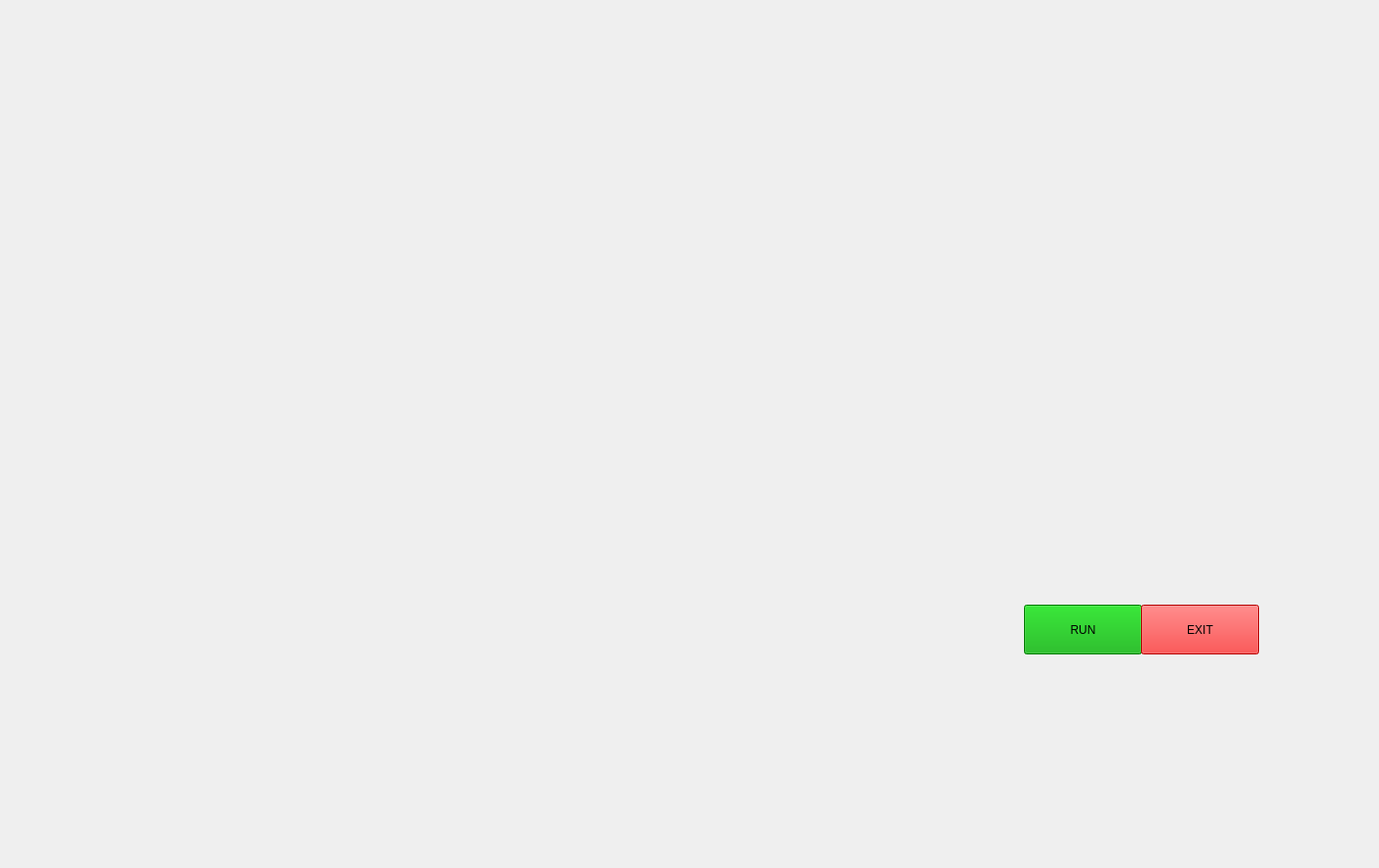
<?xml version="1.0" encoding="UTF-8"?>
<ui version="4.0">
 <class>jarvisUi</class>
 <widget class="QMainWindow" name="jarvisUi">
  <property name="geometry">
   <rect>
    <x>0</x>
    <y>0</y>
    <width>1414</width>
    <height>890</height>
   </rect>
  </property>
  <property name="windowTitle">
   <string>MainWindow</string>
  </property>
  <widget class="QWidget" name="centralwidget">
   <widget class="QLabel" name="label">
    <property name="geometry">
     <rect>
      <x>-4</x>
      <y>-10</y>
      <width>1421</width>
      <height>901</height>
     </rect>
    </property>
    <property name="text">
     <string/>
    </property>
    <property name="pixmap">
     <pixmap>../../../../Downloads/7LP8.gif</pixmap>
    </property>
    <property name="scaledContents">
     <bool>true</bool>
    </property>
   </widget>
   <widget class="QLabel" name="label_2">
    <property name="geometry">
     <rect>
      <x>0</x>
      <y>-30</y>
      <width>421</width>
      <height>231</height>
     </rect>
    </property>
    <property name="text">
     <string/>
    </property>
    <property name="pixmap">
     <pixmap>../../../../Downloads/T8bahf.gif</pixmap>
    </property>
    <property name="scaledContents">
     <bool>true</bool>
    </property>
   </widget>
   <widget class="QPushButton" name="pushButton">
    <property name="geometry">
     <rect>
      <x>1050</x>
      <y>620</y>
      <width>121</width>
      <height>51</height>
     </rect>
    </property>
    <property name="styleSheet">
     <string notr="true">background-color: rgb(0, 170, 0);</string>
    </property>
    <property name="text">
     <string>RUN</string>
    </property>
   </widget>
   <widget class="QPushButton" name="pushButton_2">
    <property name="geometry">
     <rect>
      <x>1170</x>
      <y>620</y>
      <width>121</width>
      <height>51</height>
     </rect>
    </property>
    <property name="styleSheet">
     <string notr="true">background-color: rgb(255, 0, 0);</string>
    </property>
    <property name="text">
     <string>EXIT</string>
    </property>
   </widget>
   <widget class="QTextBrowser" name="textBrowser">
    <property name="geometry">
     <rect>
      <x>890</x>
      <y>30</y>
      <width>141</width>
      <height>51</height>
     </rect>
    </property>
    <property name="styleSheet">
     <string notr="true">background: transparent; border-radius: none;</string>
    </property>
   </widget>
   <widget class="QTextBrowser" name="textBrowser_2">
    <property name="geometry">
     <rect>
      <x>1030</x>
      <y>30</y>
      <width>141</width>
      <height>51</height>
     </rect>
    </property>
    <property name="styleSheet">
     <string notr="true">background: transparent; border-radius: none;</string>
    </property>
   </widget>
  </widget>
 </widget>
 <resources/>
 <connections/>
</ui>
